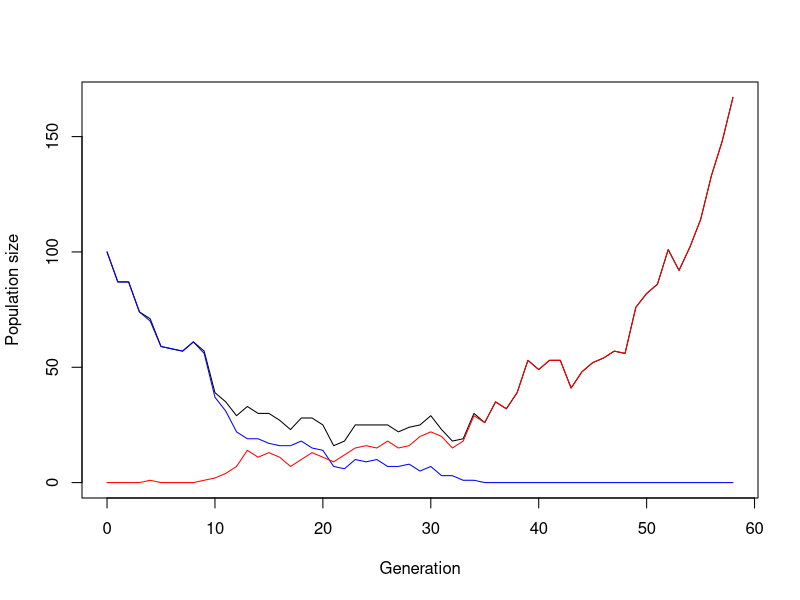

R code for this plot: (Note: this script raises an error after producing the figure.)
## ---- chunk 1
simulate_one_gen <- function(N_a, N_A, decay_rate, sel_coeff, mut_rate) {
  # draw offspring according to Poisson distribution
  offsp_a <- rpois(1, N_a * (1-decay_rate))
  offsp_A <- rpois(1, N_A * (1-decay_rate+sel_coeff))
  # draw new mutants according to Poisson distribution
  mut_a_to_A <- rpois(1, offsp_a * mut_rate)
  
  # determine new population sizes of wild type and mutant
  N_a_new <- max(offsp_a - mut_a_to_A, 0)
  N_A_new <-  offsp_A + mut_a_to_A
  
  return(c(N_a_new, N_A_new))
}
# Test the function
print(simulate_one_gen(100,0,0.1,0.2,0.01))
## ---- chunk 2
simulate_pop <- function(N_init_a, N_init_A, decay_rate, sel_coeff, mut_rate, t_max) {
  # Create the vector in which to save the results
  pop_vector <- c(N_init_a, N_init_A)
  # initiate the variables
  pop_new <- c(N_init_a, N_init_A)
  
  # run the simulation until generation t_max
  for (i in 1:t_max+1) {
    # redefine the current population one generation later
    pop_new <- simulate_one_gen(pop_new[1],pop_new[2], decay_rate, sel_coeff, mut_rate)
    # add the new population sizes to the output vector
    pop_vector <- rbind(pop_vector,pop_new)
    # condition to stop the simulation before t_max: either the population exceeds 1.5 times the original population size, or it goes extinct
    if (pop_new[1]+pop_new[2]>=1.5*(N_init_a+ N_init_A) | pop_new[1]+pop_new[2]==0) break
  }
  
  # define the row and column names of the output vector
  rownames(pop_vector) <- (0:t_max)[1:length(pop_vector[,1])] # note that the vector has to be cut if the simulation stopped early
  colnames(pop_vector) <- c("a","A")
  # return the result
  return(pop_vector)	
}
# Test the function and plot the result
# set t_max to a value to be used througout
max_gen <- 1000
# create your simulation data
output <- simulate_pop(100,0,0.1,0.2,0.01,max_gen)
# show the last few lines of the data table
print(tail(output))
# plot the output - note that the plot range and the x axis have to be adjusted based on the length of the table
# determine x axis range 
x_range <- 0:(length(output[,1])-1)
# this plots the total population size
plot(x_range,output[,1]+output[,2],type='l',ylim=c(0,max(output[,1]+output[,2])),xlab = "Generation",ylab = "Population size")
# add number of wild type individuals
lines(x_range,output[,1], col="blue")
# add number of mutant individuals
lines(x_range,output[,2], col="red")
## ---- chunk 3
# set some parameters to fixed values
init_a <- 100
init_A <- 0
m_rate <- 0.001
max_gen <- 1000
# determine how often to run the simulation for each set of parameters
no_replicates <- 100

# set parameters to vary
s_values <- c(0.2,0.3,0.4)
r_values <- c(0.05,0.1,0.15)

# initialize data table - where to collect the results
data_table <- c()
# run the simulation across all chosen parameters
# loop over decay rates
for(rval in r_values){
  # loop over selection coefficients
  for(sval in s_values){
    # different way of running many simulations: make replicates using "repeat" function with a counter i
    # reset counter
    i<-1
    repeat {
      # increase counter by one
      i<-i+1
      # run the simulation once
      one_run <- simulate_pop(init_a,init_A,rval,sval,m_rate,max_gen)
      # determine total population sizes
      total_size <- one_run[,1]+one_run[,2]
      # determine minimum population size
      min_size <- min(total_size)
      # determine (first) generation at which this population size occurred
      min_gen <- as.numeric(which(total_size==min_size)[1])
      # enter the data into the table
      data_table <- rbind(data_table,c(rval,sval,min_gen,min_size)) # note that we add the varying parameters (decay rate and selection coefficient) to the table too
      # stop the repeated computation after no_replicates times
      if(i>no_replicates) break
    }
  }
}
# define column names of data table
colnames(data_table) <- c("r","s","min_gen","no_min")
# show the first lines of the output
print(head(data_table))
## ---- chunk 4
### variables and parameters for diploid population
#Variables:
#N_RR_new = Number of RR individuals (>=0)
#N_Rr_new = Number of Rr individuals (>=0)
#N_rr_new = Number of rr individuals (>=0)
#number of generations

#Parameters:
#N_RR = initial number of RR individuals(>=0)
#N_Rr = initial number of Rr individuals(>=0)
#N_rr = initial number of rr individuals(>=0)
#decay_rate = power of herbicide application to kill individuals (>0 to have potential extinction)
#sel_coeffs = selective advantage of the genotypes over others. (has to be between 0 and 1) for 0.01 = low fitness, 0,2 = intermediate fitness,  0.5 = high fitness (should be bigger than decay rate for evolutionary rescue likelyness)
#mut_rate = mutation rate (>=0)

# Function to simulate random mating for diploid genotypes
mating_function <- function(N_RR_new, N_Rr_new, N_rr_new){
  #computing total new population
  total_new = N_RR_new + N_RR_new + N_rr_new
  
  freq_p = (N_RR_new * 2 + N_Rr_new )/ (2 * total_new)
  freq_q = 1 - freq_p
  
  #hardy weinberg random mating
  freq_RR <- freq_p^2
  freq_Rr <- (2 * freq_p * freq_q)
  freq_rr <- freq_q^2
  
  #return to "expected" by multiplying freq with the pops
  offspring_total <- total_new
  
  N_RR_new <- freq_RR * total_new
  N_Rr_new <- freq_Rr * total_new
  N_rr_new <- freq_rr * total_new

  
return(c(N_RR_new, N_Rr_new, N_rr_new))
}
## ---- chunk 5
# setting the selective coeff of each genotype, order of RR Rr rr
sel_coeffs = c(0.01,0.5,0.01)

# Function to simulate one generation for diploid genotypes
simulate_one_gen_diploid <- function(N_RR, N_Rr, N_rr, decay_rate, sel_coeffs, mut_rate) {
  #set selective coeffs of different genotypes
  
  # Apply decay and selection coefficients for each genotype
  offsp_RR <- rpois(1, N_RR * (1 - decay_rate + sel_coeffs[1]))
  offsp_Rr <- rpois(1, N_Rr * (1 - decay_rate + sel_coeffs[2]))
  offsp_rr <- rpois(1, N_rr * (1 - decay_rate + sel_coeffs[3]))
  
  # Mutations between genotypes (mutations from R to r, and vice versa)
  mut_R_to_r <- rpois(1, offsp_RR * mut_rate)  # RR individuals mutate into Rr
  mut_r_to_R <- rpois(1, offsp_rr * mut_rate)  # rr individuals mutate into Rr

  # Update population sizes based on mutations and offspring survival
  N_RR_new <- max(offsp_RR - mut_R_to_r, 0)
  N_Rr_new <- max(offsp_Rr + mut_R_to_r + mut_r_to_R, 0)
  N_rr_new <- max(offsp_rr - mut_r_to_R, 0)
  
  mating_function(N_RR_new, N_Rr_new, N_rr_new)
}


#setting the numbers of the initial population
Init_RR = 100
Init_Rr = 100
Init_rr = 100

#test the function
print(simulate_one_gen_diploid(Init_RR, Init_Rr, Init_rr, 0.1, sel_coeffs, 0.01))
## ---- chunk 6
simulate_pop_diploid <- function(N_RR, N_Rr, N_rr, decay_rate, sel_coeffs, mut_rate,t_max) {
  # Create the vector in which to save the results
  pop_vector <- c(N_RR, N_Rr, N_rr)
  # initiate the variables
  pop_new <- c(N_RR, N_Rr, N_rr)
  
  # run the simulation until generation t_max
  for (i in 1:t_max+1) {
    # redefine the current population one generation later
    pop_new <- simulate_one_gen_diploid(pop_new[1],pop_new[2],pop_new[3], decay_rate, sel_coeffs, mut_rate)
    # add the new population sizes to the output vector
    pop_vector <- rbind(pop_vector,pop_new)
    # condition to stop the simulation before t_max: either the population exceeds 1.5 times the original population size, or it goes extinct
    if ((pop_new[1]+pop_new[2]+pop_new[3] >= 1.5*(Init_RR + Init_Rr + Init_rr)) | (pop_new[1]+pop_new[2]+ pop_new[3])==0) break
  }
  
  # define the row and column names of the output vector
  rownames(pop_vector) <- (0:t_max)[1:length(pop_vector[,1])] # note that the vector has to be cut if the simulation stopped early
  colnames(pop_vector) <- c("RR","Rr","rr")
  # return the result
  return(pop_vector)	
}
# Test the function and plot the result
# set t_max to a value to be used througout
max_gen <- 100
# create your simulation data
output <- simulate_pop_diploid(N_RR = 100, N_Rr=100, N_rr=100, decay_rate=0.1, sel_coeffs=0.2, mut_rate=0.1,t_max=1000)
# show the last few lines of the data table
print(tail(output))
# plot the output - note that the plot range and the x axis have to be adjusted based on the length of the table
# determine x axis range 
x_range <- 0:(length(output[,1])-1)
# this plots the total population size
plot(x_range,output[,1]+output[,2]+output[,3],type='l',ylim=c(0,max(output[,1]+output[,2]+ output[,3])),xlab = "Generation",ylab = "Population size")
# add number of wild type individuals
lines(x_range,output[,1], col="blue")
# add number of mutant individuals
lines(x_range,output[,2], col="red")
lines(x_range,output[,3], col="green")
